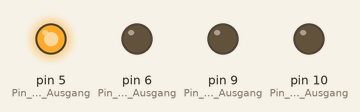
This sketch was run on a simulated Arduino Uno, built with avr-gcc and run on an emulated ATmega328P. Shown: output pins drawn as LEDs (lit = HIGH).

Above: at 0.02 s.
At 0.72 s:
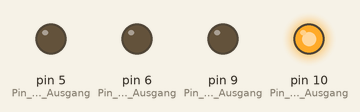
At 1.47 s:
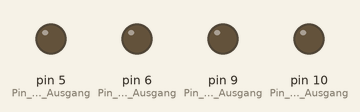
At 2.22 s:
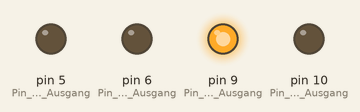
At 2.92 s:
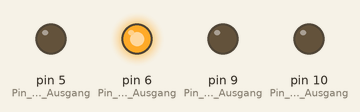
Timing chart, 0 to 3.2 s (numbered marks = the images above):
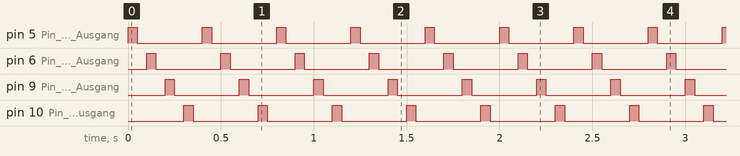

Measured:
- by itself, pin 5 (Pin_5_als_Ausgang), pin 6 (Pin_6_als_Ausgang), pin 9 (Pin_9_als_Ausgang), pin 10 (Pin_10_als_Ausgang): alternates HIGH for 0.05 s and LOW for 0.35 s

The sketch:

Projekt6.ino
```cpp
/*
  Lauflicht mit LEDs an Pin 5,6,9,10
 */

void setup() {
  pinMode(5, OUTPUT);//Pin 5 als Ausgang
  pinMode(6, OUTPUT);//Pin 6 als Ausgang
  pinMode(9, OUTPUT);//Pin 9 als Ausgang
  pinMode(10, OUTPUT);//Pin 10 als Ausgang
}

void loop() {
  digitalWrite(5, HIGH);   // LED 5 an
  delay(50);              // warte 50ms
  digitalWrite(5, LOW);  // LED 5 aus
  delay(50);              // warte 50ms

  digitalWrite(6, HIGH);   // LED 6 an
  delay(50);              // warte 50ms
  digitalWrite(6, LOW);  // LED 6 aus
  delay(50);              // warte 50ms

  digitalWrite(9, HIGH);   // LED 9 an
  delay(50);              // warte 50ms
  digitalWrite(9, LOW);  // LED 9 aus
  delay(50);              // warte 50ms

  digitalWrite(10, HIGH);  // LED 10 an
  delay(50);              // warte 50ms
  digitalWrite(10, LOW); // LED 10 aus
  delay(50);              // warte 50ms
}
```
